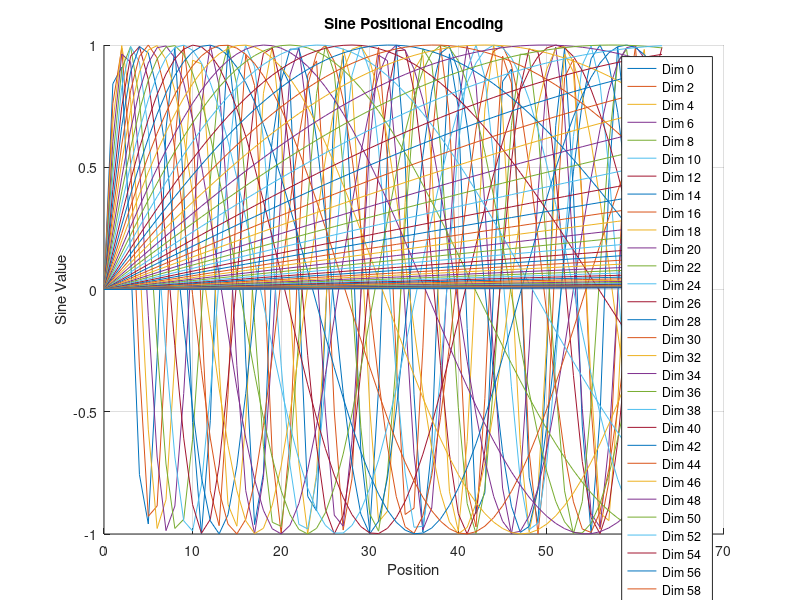

MATLAB code to generate this figure:
data = load('sin.dat'); % Load sine data file
positions = data(:, 1); % Extract positions (first column)
dimensions = data(:, 2); % Extract dimensions (second column)
values = data(:, 3); % Extract sine values (third column)
% Find unique dimensions
unique_dims = unique(dimensions);
% Plot sine values for each dimension
figure;
hold on;
for i = 1:length(unique_dims)
    dim = unique_dims(i);
    mask = dimensions == dim; % Select data for current dimension
    plot(positions(mask), values(mask), 'DisplayName', ['Dim ', num2str(dim)]);
end
hold off;
title('Sine Positional Encoding');
xlabel('Position');
ylabel('Sine Value');
legend('show');
grid on;
